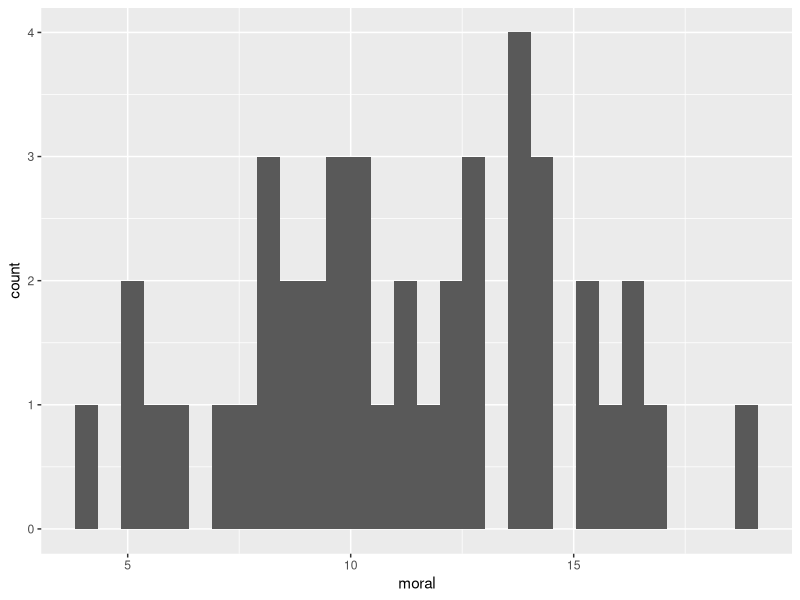
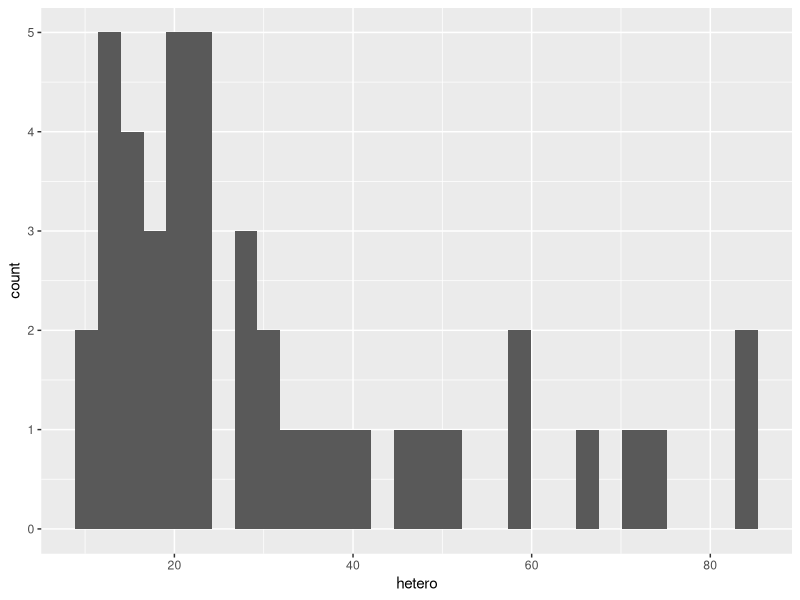
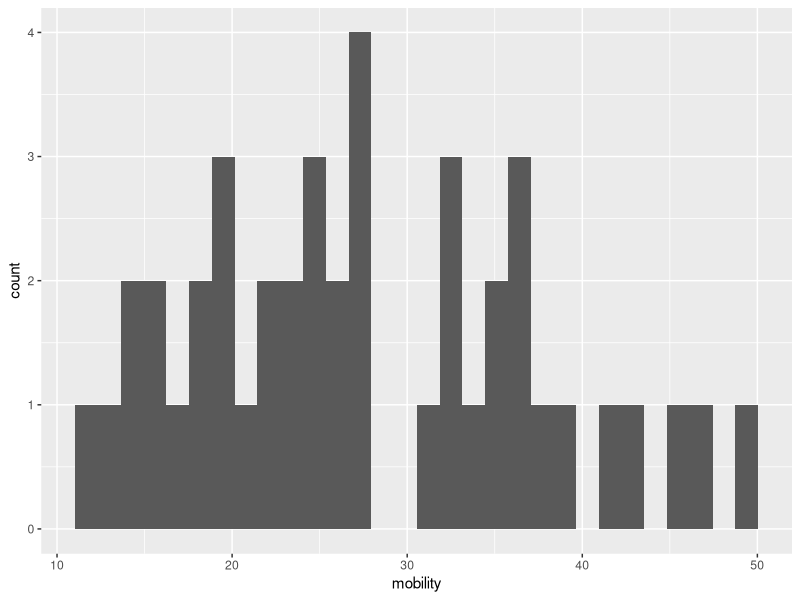
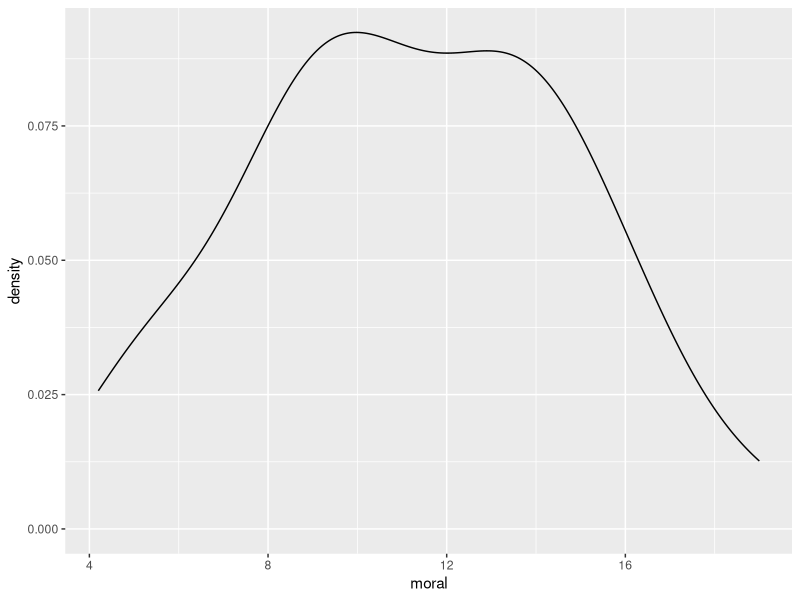
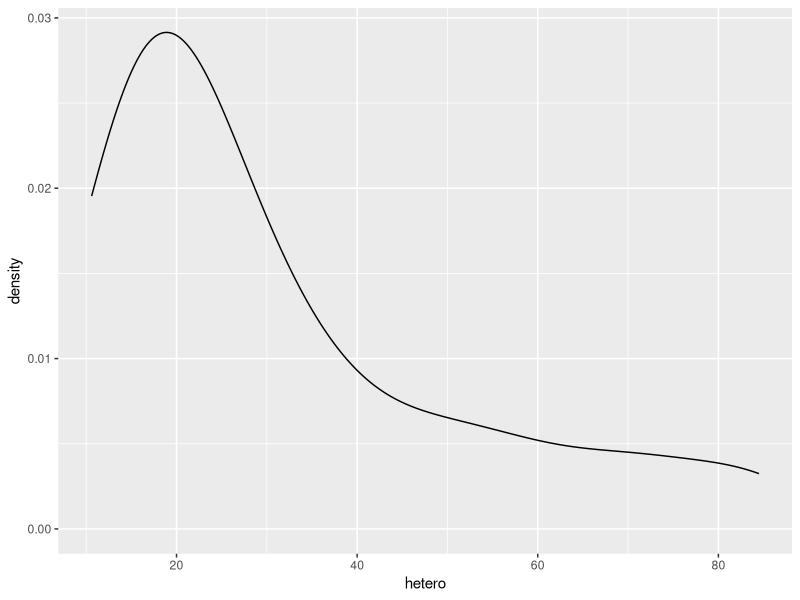
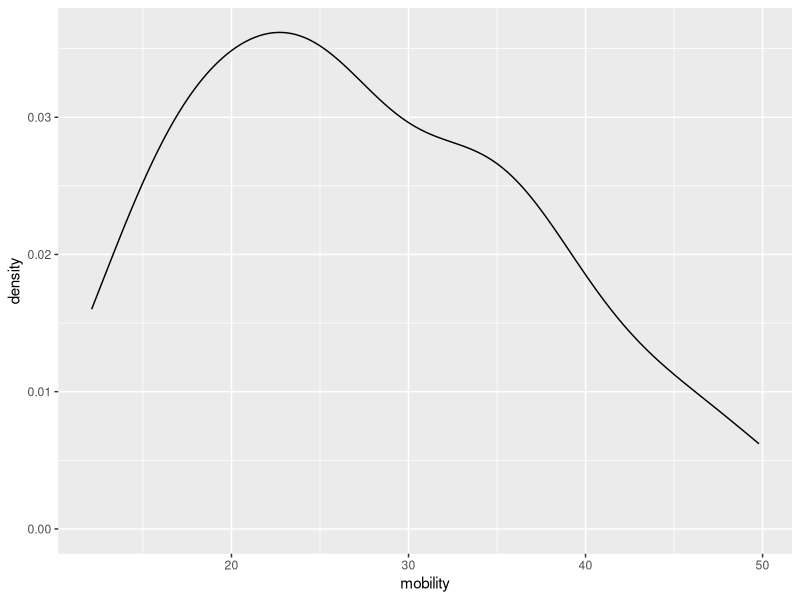
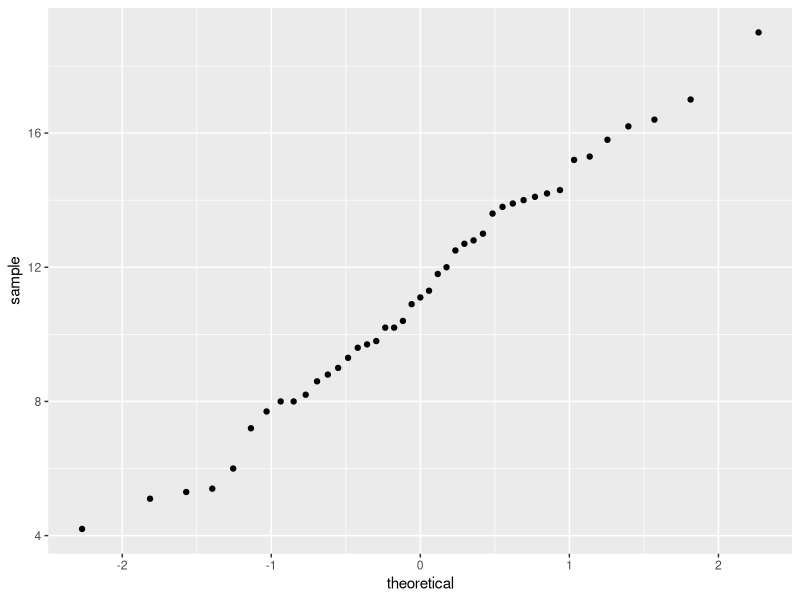
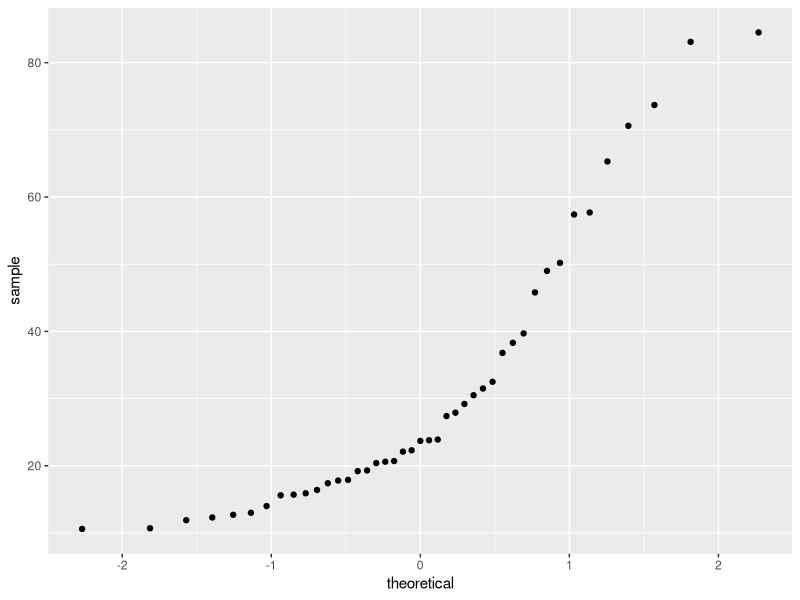

Here is the R script that generated these plots, in order:
library(car)
library(ggplot2)
library(tidyverse)
data("Angell")
str(Angell)

summary(Angell)

ggplot(data = Angell, aes(x=moral)) + geom_histogram()
ggplot(data = Angell, aes(x=hetero)) + geom_histogram()
ggplot(data = Angell, aes(x=mobility)) + geom_histogram()

ggplot(data = Angell, aes(x=moral)) + geom_density()
ggplot(data = Angell, aes(x=hetero)) + geom_density()
ggplot(data = Angell, aes(x=mobility)) + geom_density()

ggplot(data = Angell, aes(sample = moral)) + stat_qq()
ggplot(data = Angell, aes(sample = hetero)) + stat_qq()
ggplot(data = Angell, aes(sample = mobility)) + stat_qq()

boxplot(Angell)
ggplot(data = Angell, aes(x=region, y=moral)) + geom_boxplot()
ggplot(data = Angell, aes(x=region, y=hetero)) + geom_boxplot()
ggplot(data = Angell, aes(x=region, y=mobility)) + geom_boxplot()

pairs(Angell)
